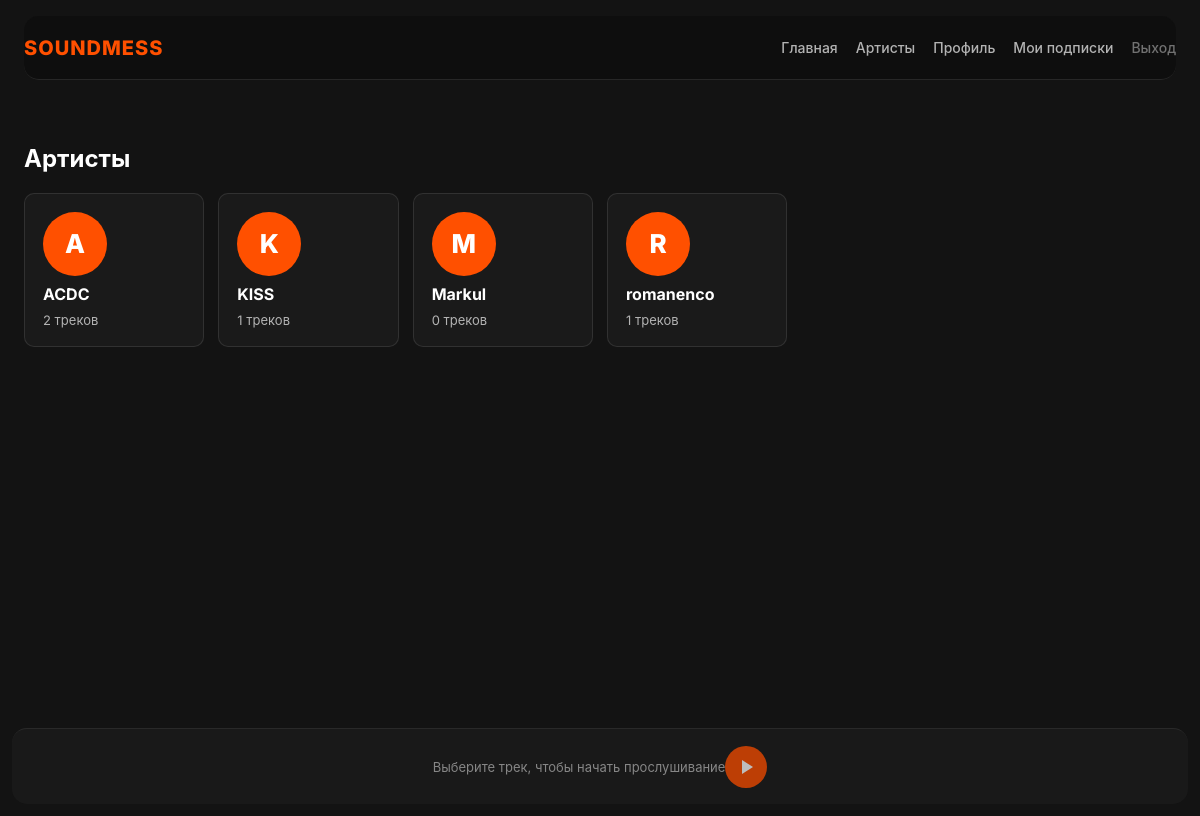
Page /artists/ (signed in) on the committed database.
### pc_store/models.py (models this page shows, shortened)
class Artist(models.Model):
    MODERATION_STATUS_CHOICES = [
        ('pending', 'На модерации'),
        ('approved', 'Одобрен'),
        ('rejected', 'Отклонён'),
    ]
    user = models.OneToOneField(User, on_delete=models.CASCADE)
    bio = models.TextField(blank=True, verbose_name="О себе")
    is_premium = models.BooleanField(default=False, verbose_name="Платная подписка")
    moderation_status = models.CharField(
        max_length=10,
        choices=MODERATION_STATUS_CHOICES,
        default='pending',
        verbose_name="Статус модерации",
    )
    moderation_note = models.TextField(blank=True, verbose_name="Комментарий модератора")
    reviewed_at = models.DateTimeField(null=True, blank=True, verbose_name="Дата проверки")

### pc_store/views.py (the view)
# urls.py: path('artists/', views.artist_list, name='artist_list'),
def artist_list(request):
    artists = Artist.objects.filter(moderation_status='approved').select_related('user').order_by('user__username')
    return render(request, 'artists.html', {'artists': artists})

### templates/artists.html
{% extends 'base.html' %}
{% block content %}
<section class="directory-page">
    <h1>Артисты</h1>
    <div class="artist-grid">
        {% for artist in artists %}
            <a class="artist-card" href="{% url 'artist_detail' artist.id %}">
                <div class="artist-avatar">{{ artist.user.username|first|upper }}</div>
                <strong>{{ artist.user.username }}</strong>
                <span>{{ artist.tracks.count }} треков</span>
            </a>
        {% empty %}
            <p class="muted">Одобренных артистов пока нет.</p>
        {% endfor %}
    </div>
</section>
{% endblock %}

### templates/base.html (style rules this page uses)
:root { --bg-color: #131313; --card-bg: #1a1a1a; --accent-color: #ff5000; --text-main: #ffffff; --text-dim: #b3b3b3; --border-color: rgba(255, 255, 255, 0.1); --hover-white: rgba(255, 255, 255, 0.05); }
* { box-sizing: border-box; }
body { font-family: 'Inter', -apple-system, sans-serif; background: var(--bg-color); color: var(--text-main); margin: 0; padding-bottom: 112px; min-height: 100vh; }
a { text-decoration: none; color: inherit; transition: 0.2s; }
.artist-grid { display: grid; grid-template-columns: repeat(auto-fill, minmax(170px, 1fr)); gap: 14px; }
.artist-card { background: var(--card-bg); border: 1px solid var(--border-color); border-radius: 10px; padding: 18px; display: flex; flex-direction: column; gap: 8px; }
.artist-card span { color: var(--text-dim); font-size: 13px; }
.artist-avatar { width: 64px; height: 64px; border-radius: 50%; display: flex; align-items: center; justify-content: center; background: var(--accent-color); color: white; font-size: 26px; font-weight: 800; }

### rows in the picture
Artist: user.username|first "A", user.username "ACDC", tracks.count "2"
Artist: user.username|first "K", user.username "KISS", tracks.count "1"
Artist: user.username|first "M", user.username "Markul", tracks.count "0"
Artist: user.username|first "R", user.username "romanenco", tracks.count "1"
